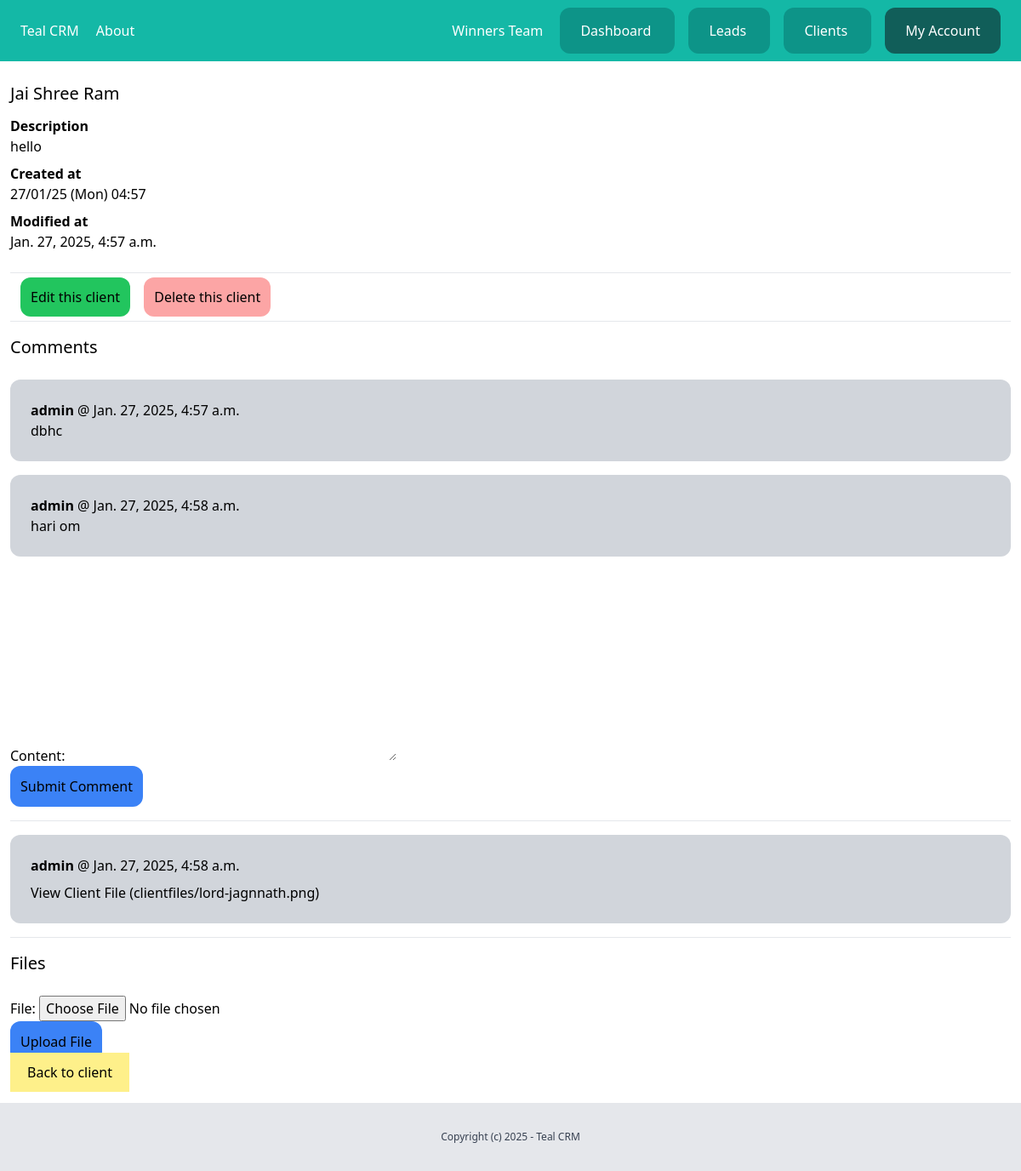
Page /dashboard/clients/24/ (signed in) on the committed database.
### team/models.py (models this page shows)
class Team(models.Model):
    plan = models.ForeignKey(Plan,related_name='teams',on_delete=models.CASCADE, null=True, blank=True)
    name = models.CharField(max_length=255)
    created_by = models.ForeignKey(User,related_name='created_teams' ,on_delete=models.CASCADE)
    created_at = models.DateTimeField(auto_now_add=True)
    members = models.ManyToManyField(User)
    def __str__(self):
        return self.name

### client/models.py (models this page shows, shortened)
class Client(models.Model):
    team = models.ForeignKey(Team, related_name='clients', on_delete=models.CASCADE)
    name=models.CharField(max_length=255)
    email=models.EmailField()
    description=models.TextField(blank=True,null=True)
    created_by = models.ForeignKey(User, related_name='clients', on_delete=models.CASCADE)
    created_at = models.DateTimeField(auto_now_add=True)
    modified_at = models.DateTimeField(auto_now=True)
    class Meta:
        ordering=('name',)

class Comments(models.Model):
    team = models.ForeignKey(Team, related_name='client_comments', on_delete=models.CASCADE)
    client = models.ForeignKey(Client, related_name='comments', on_delete=models.CASCADE)
    content = models.TextField(blank=True,null = True)
    created_by = models.ForeignKey(User, related_name='client_comments', on_delete=models.CASCADE)
    created_at = models.DateTimeField(auto_now_add=True)

class ClientFile(models.Model):
    team = models.ForeignKey(Team, related_name='client_files', on_delete=models.CASCADE)
    client = models.ForeignKey(Client, related_name='files', on_delete=models.CASCADE)
    file = models.FileField(upload_to='clientfiles')
    created_by = models.ForeignKey(User, related_name='client_files', on_delete=models.CASCADE)
    created_at = models.DateTimeField(auto_now_add=True)

### client/views.py (the view)
# urls.py: path('<int:pk>/', views.clients_detail, name='detail'),
@login_required
def clients_detail(request, pk):
    client = get_object_or_404(Client, created_by=request.user, pk=pk)
    if request.method == 'POST':
        if 'submit_comment' in request.POST:
            form = AddCommentForm(request.POST)
            if form.is_valid():
                comment = form.save(commit=False)
                comment.team = request.user.userprofile.active_team
                comment.created_by = request.user
                comment.client = client
                comment.save()
                return redirect('clients:detail', pk=pk)
            fileform = AddFileForm()  # Reinitialize file form to avoid errors
        elif 'submit_file' in request.POST:
            fileform = AddFileForm(request.POST, request.FILES)
            if fileform.is_valid():
                file = fileform.save(commit=False)
                file.team = request.user.userprofile.active_team
                file.created_by = request.user
                file.client = client
                file.save()
                return redirect('clients:detail', pk=pk)
            form = AddCommentForm()  # Reinitialize comment form to avoid errors
    else:
        form = AddCommentForm()
        fileform = AddFileForm()
    return render(request, 'clients/clients_detail.html', {'client': client, 'form': form, 'fileform': fileform})

### client/forms.py
class AddCommentForm(forms.ModelForm):
    class Meta:
        model=Comments
        fields=('content',)

class AddFileForm(forms.ModelForm):
    class Meta:
        model=ClientFile
        fields=('file',)

### team/context_processors.py (called while the page is built)
def active_team(request):
    active_team = None  # Default to None
    if request.user.is_authenticated:
        user_profile = getattr(request.user, 'userprofile', None)  # Safely access userprofile
        if user_profile and user_profile.active_team:
            active_team = user_profile.active_team
        else:
            active_team = Team.objects.filter(created_by=request.user).first()
    return {'active_team': active_team}

### client/templates/clients/clients_detail.html (shortened to what this page needs)
{% extends 'core/base.html' %}
{% block content %}
<div class="px-3 py-6">
    <h1 class="text-xl mb-3">{{client.name}}</h1>
    {% if client.description %}
    <p class="font-semibold">Description</p>
    <p class="mb-2">{{client.description}}</p>
    {% endif %}
    <p class="font-semibold">Created at</p>
    <p class="mb-2">{{client.created_at|date:"d/m/y (D) h:i"}}</p>
    <p class="font-semibold">Modified at</p>
    <p class="mb-6">{{client.modified_at}}</p>
    <hr class="my-4">
    <a class=" py-3 px-3 ml-3 rounded-xl bg-green-500" href=" {% url 'clients:edit' client.id%} ">Edit this client</a>
    <a class=" py-3 px-3 ml-3 rounded-xl bg-red-300" href="{% url 'clients:delete' client.id %}">Delete this client</a>
    <hr class="my-4">
    <h2 class="mb-6 text-xl">Comments</h2>
    <div class="space-y-4">
        {% for comment in client.comments.all %}
        <div class="bg-gray-300 px-6 py-6 rounded-xl ">
            <p><strong>{{comment.created_by}} </strong> @ {{comment.created_at}}</p>
           <p> {{comment.content}}</p>
        </div>
        {% endfor%}
    </div>
    <form action="{% url 'clients:add_comment' client.id %}" method="post">
        {{form.as_p}}
        <button class="py-3 px-3 rounded-xl bg-blue-500" name="submit_comment">Submit Comment</button>
    </form>
    <hr class="my-4">
    <div class="space-y-4">
        {%for file in client.files.all %}
        <div class="bg-gray-300 px-6 py-6 rounded-xl ">
            <p class="mb-2"><strong>{{file.created_by}} </strong> @ {{file.created_at}}</p>
            <a href="{{file.file.url}}">View Client File ({{file.file.name}})</a>
        </div>
        {% endfor%}
    </div>
    <hr class="my-4">
    <h2 class="mb-6 text-xl">Files</h2>
    <form action="{% url 'clients:add_file' client.id%}" method="post" enctype="multipart/form-data">
        {{fileform.as_p}}
        <button class="py-3 px-3 rounded-xl bg-blue-500"  name="submit_file">Upload File</button>
    </form>
    <a class=" py-3 px-5 bg-yellow-200" href="{% url 'clients:list'%}"> Back to client</a>
</div>
{% endblock %}

### core/templates/core/partials/nav.html (shortened to what this page needs)
<nav class="px-6 py-6 bg-teal-500 flex justify-between">
    <div class="space-x-4">
        <a href="/" class="text-white">
            Teal CRM
        </a>
        <a href="{% url 'about' %}" class="text-white">
            About
        </a>
    </div>
    <div class="space-x-4">
        {% if request.user.is_authenticated %}
        <a href="{% url 'team:detail' active_team.id %}" class="text-white">
            {{active_team}}
        </a>
        <a href="{% url 'dashboard:index' %}" class="py-4 px-6 bg-teal-600 rounded-xl text-white">
            Dashboard
        </a>
        <a href="{% url 'leads:list' %}" class="py-4 px-6 bg-teal-600 rounded-xl text-white">
            Leads
        </a>
        <a href="{% url 'clients:list' %}" class="py-4 px-6 bg-teal-600 rounded-xl text-white">
            Clients
        </a>
        <a href="{% url 'userprofile:myaccount' %}" class="py-4 px-6 bg-teal-800 rounded-xl text-white">
            My Account
        </a>
        {% endif %}
    </div>
</nav>

### rows in the picture
Team: name "Winners Team"
Client: name "Jai Shree Ram", description "hello", created_at "27/01/25 (Mon) 04:57", modified_at "Jan. 27, 2025, 4:57 a.m."
Comments: created_by "admin", created_at "Jan. 27, 2025, 4:57 a.m.", content "dbhc"
Comments: created_by "admin", created_at "Jan. 27, 2025, 4:58 a.m.", content "hari om"
ClientFile: created_by "admin", created_at "Jan. 27, 2025, 4:58 a.m.", file.name "clientfiles/lord-jagnnath.png"
